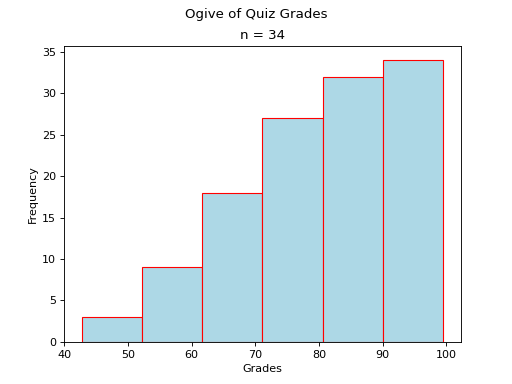

Write Python code to recreate this figure.
"""
Normal Ogive
============
Grant Moore
-----------
Some Point In The Distant Past
******************************

This script will generate an ogive for a sample of quiz grades.

.. note:: 

    This script is written to run in a `Continuous Integration Pipeline <https://about.gitlab.com/topics/ci-cd/>`_. It is used to render images for the `AP Stats Bishop Walsh website <https://bishopwalshmath.org>`_. In other words, it is running in an environment without a desktop. Read comments below for more information on running it on your computer. 
"""

##################################################################################
###                           IMPORT LIBRARIES                                 ###
##################################################################################

import matplotlib

## NOTE: How-To: Run This Script On Your Computer
#
# To render the website, I have to use a "headless" backend to generate the images. 
# If you want to run this script on your computer, comment out the following line 
# with the "#" you see appended to each line of this comment:

matplotlib.use('agg')

import matplotlib.pyplot as plt
import random as rand

##################################################################################
###                                SCRIPT                                      ###
##################################################################################

# Create New Figures and Axes
(fig, axs) = plt.subplots()

# Generate Data
# NOTE: You can add the contents of lists together with "+"
data = ( 
    [ 9*rand.random() + 40 for _ in range(2) ] + # generate some random F's, 0 - 49
    [ 9*rand.random() + 50 for _ in range(5) ] + # generate some random E's, 50 - 59 
    [ 9*rand.random() + 60 for _ in range(10) ] + # generate some random D's, 60 -69
    [ 9*rand.random() + 70 for _ in range(10) ] + # generate some random C's, 70- 79
    [ 9*rand.random() + 80 for _ in range(5) ] + # generate some random B's, 80 - 89
    [ 10*rand.random() + 90 for _ in range(2) ] # generate some random A's, 90 - 100
)

# Label axes
plt.suptitle("Ogive of Quiz Grades")
plt.title(f"n = {len(data)}")
axs.set_xlabel("Grades")
axs.set_ylabel("Frequency")

# Plot data
axs.hist(data, bins=6, align='mid', color="lightblue", ec="red", cumulative=True)

# Show results
plt.show()
